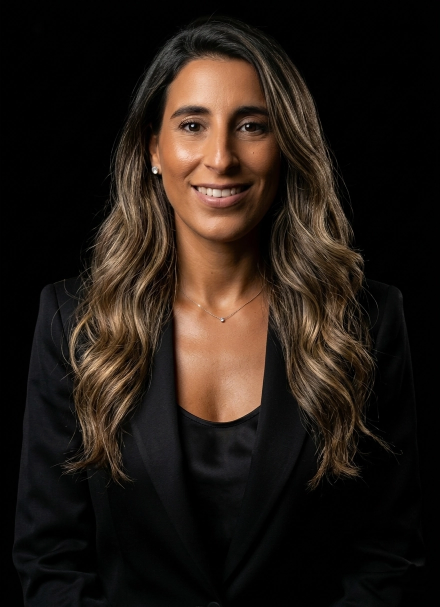
#> input picture images/johanna-profile.webp, 880 x 1214 px, given in place of original.jpg, which was not available (shown at 1/2 size)
$ python optimizar.py
#> lines starting #> are read from the running program, lines starting #| are printed output that depends on the picture; pictures that were not available may be replaced by others from this repository, and a replacement may not be noted
import os
from PIL import Image

def optimizar_foto(ruta_entrada, carpeta_salida, nombre_archivo_salida):
    """
    Optimiza una foto de perfil:
    1. Recorta al centro (Smart Crop).
    2. Redimensiona.
    3. Guarda en formato WebP de alta calidad.
    """
#> called with ruta_entrada = 'original.jpg', carpeta_salida = 'output', nombre_archivo_salida = 'perfil'
    try:
        # 1. Abrir imagen
        img = Image.open(ruta_entrada)
#> img is the input picture: PIL image 880x1214 RGB; mean R, G, B 36.4, 27.3, 20.8

        # Obtener dimensiones originales
        ancho, alto = img.size
#> ancho = 880; alto = 1214
        print(f"📏 Dimensiones originales: {ancho}x{alto}")
#| 📏 Dimensiones originales: 880x1214

        # 2. Lógica de Recorte Central (Square Crop)
        # Calculamos el lado menor para hacer un cuadrado perfecto centrado
        lado = min(ancho, alto)
#> lado = 880
        izquierda = (ancho - lado) // 2
#> izquierda = 0
        arriba = (alto - lado) // 2
#> arriba = 167
        derecha = (ancho + lado) // 2
#> derecha = 880
        abajo = (alto + lado) // 2
#> abajo = 1047

        # Recortamos
        img_cortada = img.crop((izquierda, arriba, derecha, abajo))
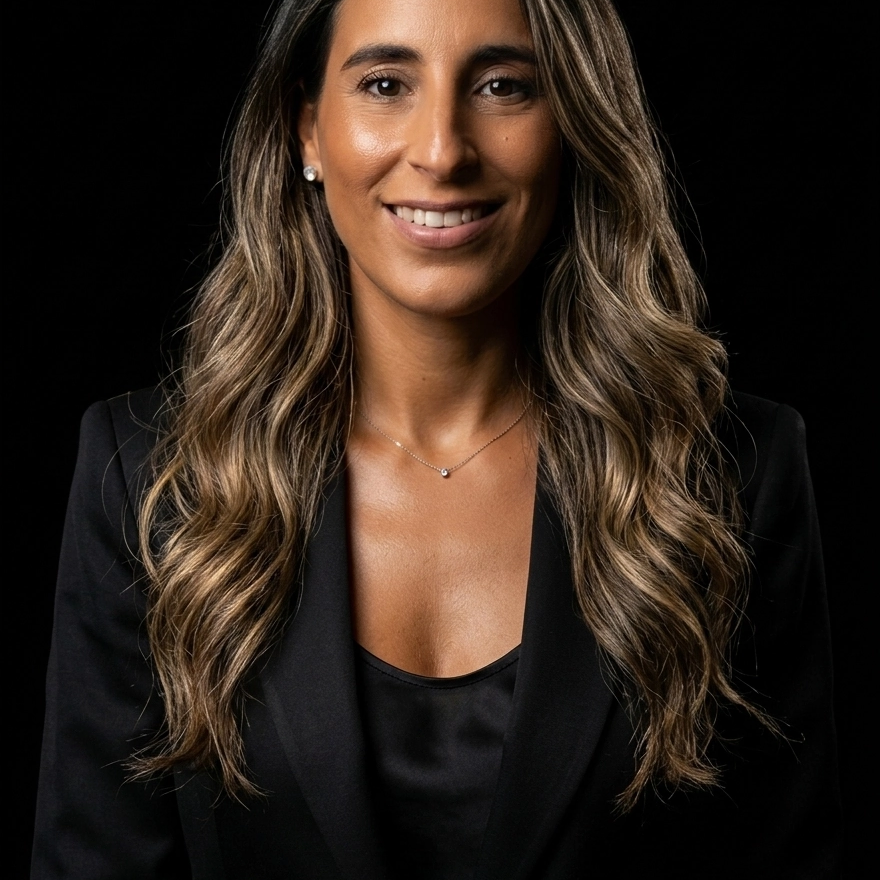
#> img_cortada: PIL image 880x880 RGB; mean R, G, B 46.6, 34.4, 26

        # 3. Redimensionar y Guardar Versiones

        # Versión HERO (Principal) - 800x800px
        tamanos = {
            "johanna-profile": 800,  # Para la sección Hero
            "johanna-thumb": 150     # Para el menú/header
        }

        os.makedirs(carpeta_salida, exist_ok=True)

        for nombre, size in tamanos.items():
            # Resize de alta calidad (LANCZOS es el mejor para fotos)
            img_final = img_cortada.resize((size, size), Image.LANCZOS)

            # Ruta de salida
            ruta_final = os.path.join(carpeta_salida, f"{nombre}.webp")

            # Guardar con calidad 90 (invisible al ojo humano, reduce peso drásticamente)
            img_final.save(ruta_final, format="WEBP", quality=90, optimize=True)

            peso_bytes = os.path.getsize(ruta_final)
            peso_kb = peso_bytes / 1024
            print(f"✅ Creado: {nombre}.webp | Tamaño: {size}x{size}px | Peso: {peso_kb:.2f} KB")
#> this loop made 2 passes
#> pass 2, in optimizar_foto, `img_final = img_cortada.resize((size, size), Image.LANCZOS)`:
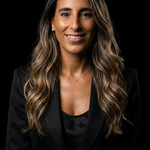
#> img_final: PIL image 150x150 RGB; mean R, G, B 46.6, 34.4, 26

    except FileNotFoundError:
        print("❌ Error: No se encontró 'original.jpg'. Asegúrate de que el nombre sea correcto.")
    except Exception as e:
        print(f"❌ Error inesperado: {e}")

# --- Ejecución ---
if __name__ == "__main__":
    print(" Iniciando optimización de fotos para Web...")
    optimizar_foto("original.jpg", "output", "perfil")
    print("🎉 ¡Listo! Revisa la carpeta 'output'.")

$ run again, on images/Fondo.jpg
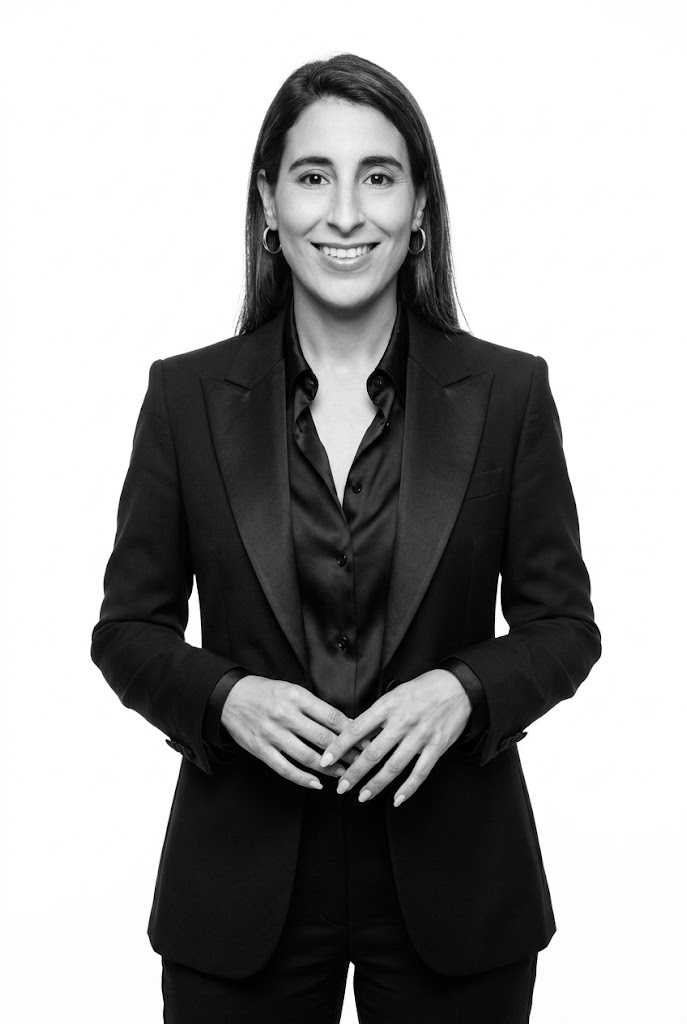
#> input picture images/Fondo.jpg, 687 x 1024 px, given in place of original.jpg, which was not available
#> in optimizar_foto, img is the input picture: PIL image 687x1024 RGB; mean R, G, B 157.5, 157.5, 157.5
#| 📏 Dimensiones originales: 687x1024
#> in optimizar_foto, `img_cortada = img.crop((izquierda, arriba, derecha, abajo))`:
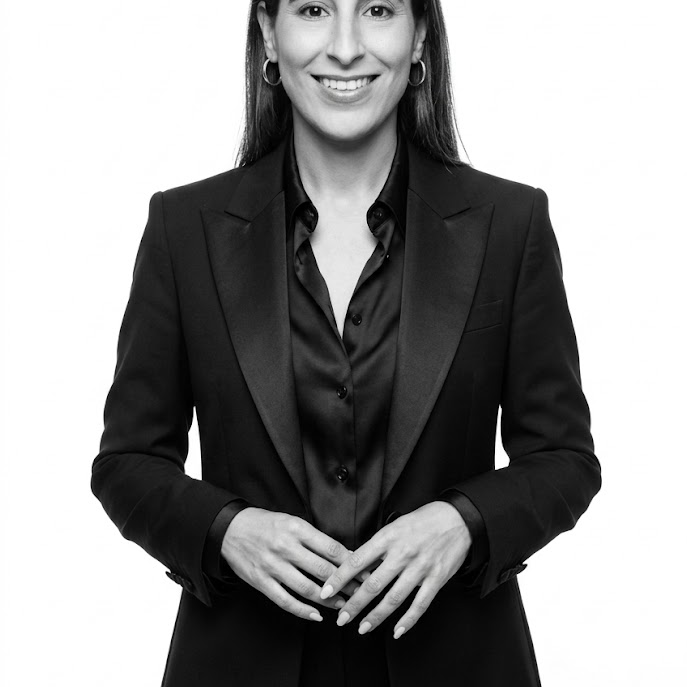
#> img_cortada: PIL image 687x687 RGB; mean R, G, B 147.8, 147.8, 147.8
#> the loop in optimizar_foto, `for nombre, size in tamanos.items():` made 2 passes
#> pass 2, in optimizar_foto, `img_final = img_cortada.resize((size, size), Image.LANCZOS)`:
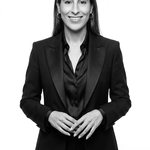
#> img_final: PIL image 150x150 RGB; mean R, G, B 147.7, 147.7, 147.7

$ run again, on images/cine.jpg
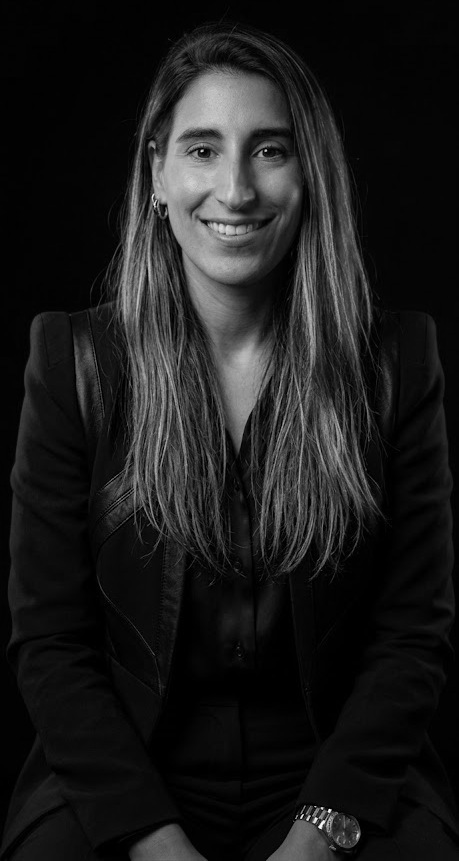
#> input picture images/cine.jpg, 459 x 861 px, given in place of original.jpg, which was not available
#> in optimizar_foto, img is the input picture: PIL image 459x861 L; min 0, max 255, mean 27.3
#| 📏 Dimensiones originales: 459x861
#> in optimizar_foto, `img_cortada = img.crop((izquierda, arriba, derecha, abajo))`:
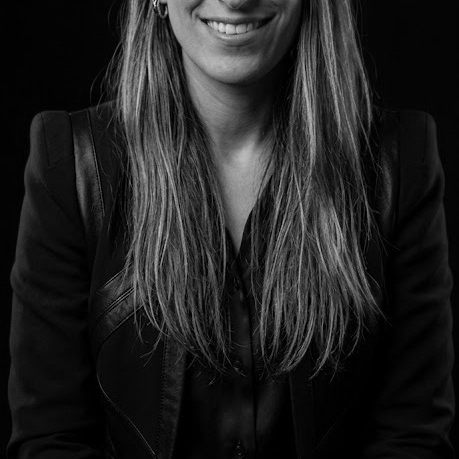
#> img_cortada: PIL image 459x459 L; min 0, max 249, mean 33.2
#> the loop in optimizar_foto, `for nombre, size in tamanos.items():` made 2 passes
#> pass 2, in optimizar_foto, `img_final = img_cortada.resize((size, size), Image.LANCZOS)`:
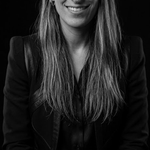
#> img_final: PIL image 150x150 L; min 0, max 212, mean 33.2
